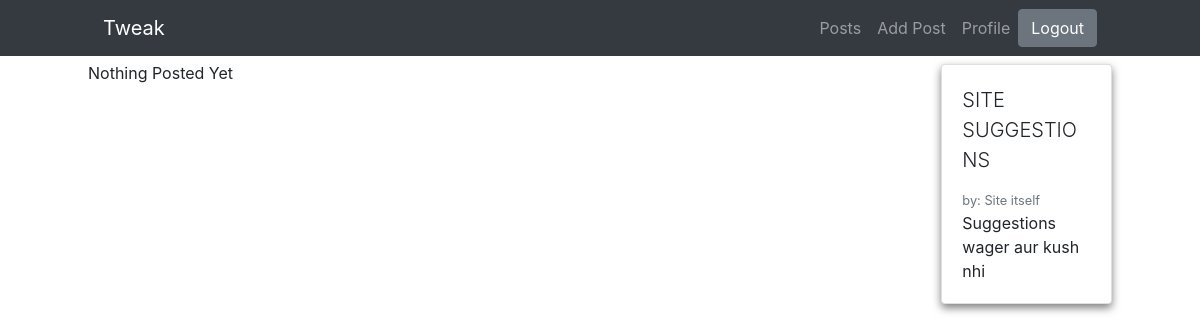
Page /posts (signed in) on the earlier database version.
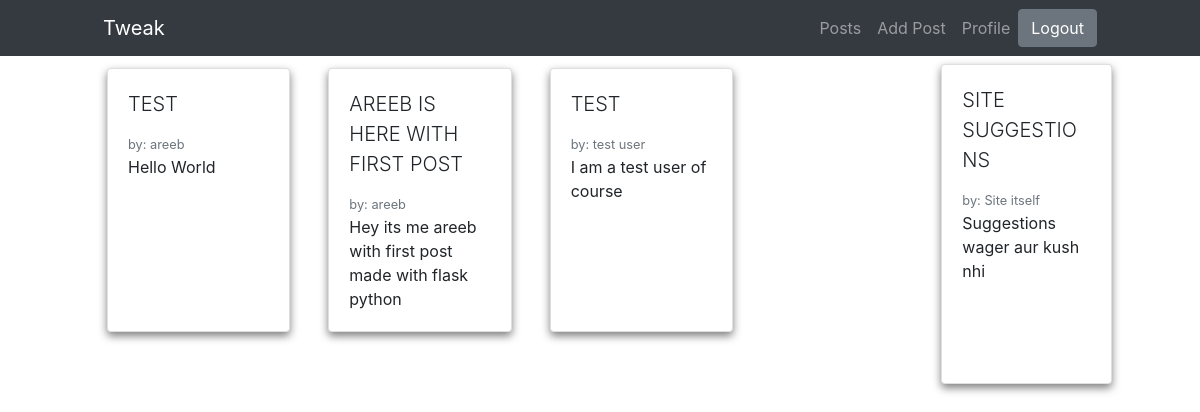
Same page on the later database version.
### app.py (models this page shows)
class Posts(db.Model):
    id = db.Column(db.Integer, primary_key=True)
    post_by = db.Column(db.String(15), nullable=False)
    post_title = db.Column(db.String(80), nullable=False)
    post_body = db.Column(db.String(25000), nullable=False)
    post_created = db.Column(db.DateTime, default = datetime.utcnow)

### app.py (the view)
@app.route('/posts')
@login_required
def posts():
    posts = Posts.query.order_by(Posts.post_created).all()
    return render_template('posts.html', posts=posts, name = current_user.username)

### app.py (called while the page is built)
@login_manager.user_loader
def load_user(user_id):
    return User.query.get(int(user_id))

### templates/posts.html (shortened to what this page needs)
{% extends "base.html" %}
{% block head %}
<link href="https://unpkg.com/tailwindcss@^1.0/dist/tailwind.min.css" rel="stylesheet">
{% endblock %}
{% block header %}
<div class="inline-block">
<a href="{{ url_for('logout') }}">
  <button type="button" class="btn btn-secondary d-flex">Logout</button>
</a>
</div>
{% endblock %}
{% block body %}
<div class="container mt-16 mb-24 ">
  <div class="row">
    <div class="col-lg-10 p-0 m-0">
      <div class="container">
        <div class="row">
          {% if posts|length < 1 %}
            <h2>Nothing Posted Yet</h2>
            {% else %}
            {% for post in posts %}
              <div class="col-lg-3 m-1">
                <div class="card h-100" style="box-shadow: 0 4px 8px 0 rgba(0, 0, 0, 0.5);">
                  <div class="card-body">
                    <p class="card-title text-uppercase lead" style="overflow: hidden;  max-height: 15ch;">
                      <a href="#">{{ post.post_title }}</a>
                    </p>
                    <small class="card-subtitle mb-2 text-muted">by: {{ post.post_by }}</small>
                    <p class="card-text" style="overflow: hidden;  max-height: 14ch;"> {{ post.post_body }} </p>
                  </div>
                </div>
              </div>
            {% endfor %}
          {% endif %}
        </div>
      </div>
    </div>
    <div class="col-lg-2 p-0">
      <div class="card h-full w-full d-lg-block d-md-none d-none" style="box-shadow: 0 4px 8px 0 rgba(0, 0, 0, 0.5);">
        <div class="card-body">
          <p class="card-title text-uppercase lead" style="overflow: hidden;  max-height: 15ch;">
            <a href="#">Site Suggestions</a>
          </p>
          <small class="card-subtitle mb-2 text-muted">by: Site itself</small>
          <p class="card-text" style="overflow: hidden;  max-height: 14ch;">Suggestions wager aur kush nhi</p>
        </div>
      </div>
    </div>
  </div>
</div>
{% endblock %}

### templates/base.html (shortened to what this page needs)
<!DOCTYPE html>
<html lang="en">
<head>
    <link href="https://unpkg.com/tailwindcss@^1.0/dist/tailwind.min.css" rel="stylesheet">
    <link rel="stylesheet" href="https://stackpath.bootstrapcdn.com/bootstrap/4.5.0/css/bootstrap.min.css">
    {% block head %}
    {% endblock %}
</head>
<body>
 <nav class="navbar navbar-expand-lg navbar-dark bg-dark fixed-top">
    <div class="container">
      <a class="navbar-brand">Tweak</a>
      <div class="collapse navbar-collapse" id="navbarResponsive">
        <ul class="navbar-nav ml-auto">
          <li class="nav-item">
            <a class="nav-link" href="{{ url_for('posts') }}">Posts</a>
          </li>
          <li class="nav-item">
            <a class="nav-link" href="{{ url_for('addpost') }}">Add Post</a>
          </li>
          <li class="nav-item">
            <a class="nav-link" href="{{ url_for('dashboard',pro=current_user.username) }}">Profile
            </a>
          </li>
        </ul>
        {% block header %} {% endblock %}
      </div>
    </div>
  </nav>
    {% block body %} {% endblock %}
</body>
</html>

Differences in the rows shown:
added Posts: post_title "TEST", post_by "areeb", post_body "Hello World"
added Posts: post_title "AREEB IS HERE WITH FIRST POST", post_by "areeb", post_body "Hey its me areeb with first post made with flask python"
added Posts: post_title "TEST", post_by "test user", post_body "I am a test user of course"
Other differences:
text no longer shown: "Nothing Posted Yet"
